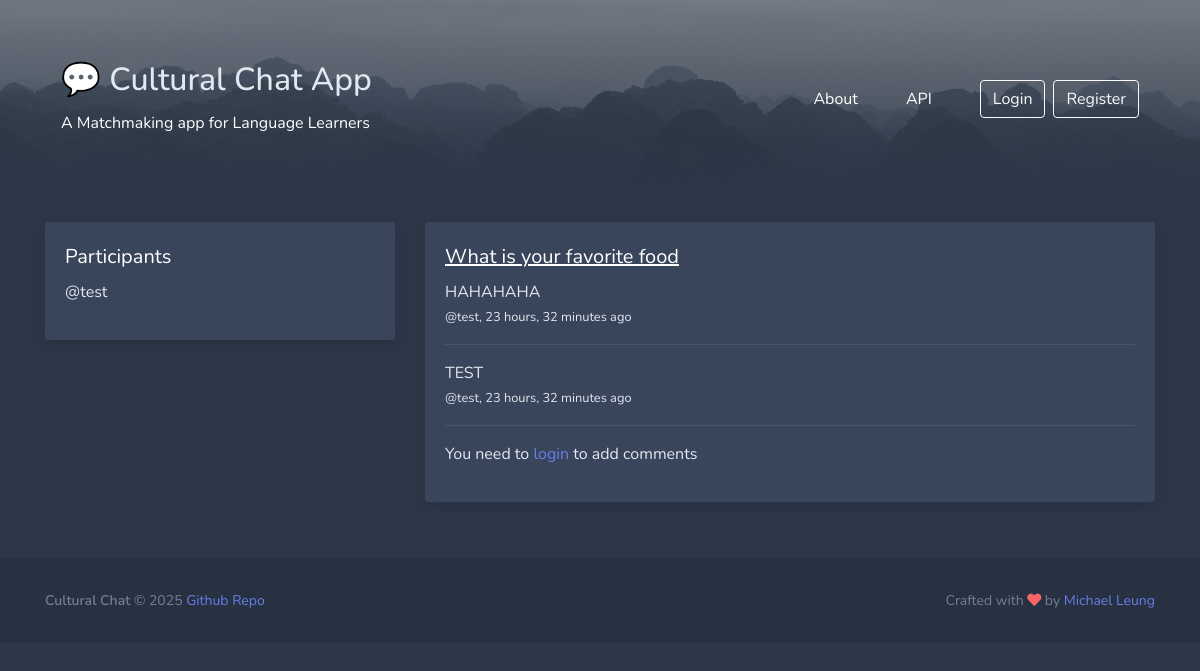
/room/11/, run on the app's committed database.
### chatapp/models.py (models this page shows, shortened)
class Room(models.Model):
    host = models.ForeignKey(User, on_delete=models.SET_NULL, null=True)
    topic = models.ForeignKey(Topic, on_delete=models.SET_NULL, null=True)
    name = models.CharField(max_length=200)
    description = models.TextField(null=True, blank=True)
    participants = models.ManyToManyField(User, related_name='participants', blank=True)
    updated = models.DateTimeField(auto_now=True)
    created = models.DateTimeField(auto_now_add=True)
    class Meta:
        ordering = ['-updated', '-created']

class Message(models.Model):
    user = models.ForeignKey(User, on_delete=models.CASCADE)
    room = models.ForeignKey(Room, on_delete=models.CASCADE)
    body = models.TextField()
    updated = models.DateTimeField(auto_now=True)
    created = models.DateTimeField(auto_now_add=True)
    class Meta:
        ordering = ['-updated', '-created']

### chatapp/views.py (the view, shortened to what this page needs)
# urls.py: path('room/<str:pk>/', views.room, name="room"),
def room(request, pk):
    room = Room.objects.get(id=pk)
    room_messages = room.message_set.all()
    participants = room.participants.all()
    context = {'room': room, 'room_messages': room_messages, 'participants': participants}
    return render(request, 'chatapp/room.html',  context)

### chatapp/templates/chatapp/room.html (shortened to what this page needs)
{% extends 'main.html' %} {% block content %}
<div class="container py-4">
  <div class="row">
    <div class="col-md-4">
      <div class="block">
        <div class="block-content">
          <div class="text-white font-size-lg fw-bold mb-2">Participants</div>
          {% for user in participants %}
          <div>
            <p>@{{user.username}}</p>
          </div>
          {% endfor %}
        </div>
      </div>
    </div>
    <div class="col-md-8">
      <div class="block">
        <div class="block-content">
          <div class="text-white font-size-lg fw-bold mb-2">
            <u>{{ room.name }}</u>
          </div>
          <div class="comment-wrapper">
            {% for message in room_messages %}
            <div>
              {{ message.body}}
              <p>
                <small
                >@{{message.user}}, {{message.created|timesince}} ago
              </small>
              </p>
              <hr />
            </div>
          {% endfor %}
          </div>
          {% if request.user.is_authenticated %}
          <div class="comment-form">
            <form method="POST" action="">
              {% csrf_token %}
              <input
                type="text"
                name="body"
                class="form-control"
                placeholder="Write your message here"
              />
              <input type="submit" class="btn btn-success mt-3" value="Send" />
            </form>
          </div>
          {% else %}
          <p>You need to <a href="{% url 'login' %}">login</a> to add comments</p>
          {% endif %}
        </div>
      </div>
    </div>
  </div>
</div>
{% endblock %}

### static/styles/main.css (style rules this page uses)
html, body { font-family: 'Nunito'; background: #2d3748; color: #e2e8f0; }
hr { border-top-color: #4A5568; }
.font-size-lg { font-size: 1.25rem; }
a, .btn.btn-link { color: #667eea; }
a, a:focus, a:hover, .btn.btn-link { text-decoration: none; }
.block { display: block; margin-bottom: 2rem; background-color: #39455b; border-radius: .25rem; box-shadow: 0 0.25rem 0.75rem rgba(26, 32, 44, 0.25); transition: box-shadow .12s ease-out; }
.block .block-content { padding: 1.25rem; }
.block .block-content:first-child { border-top-right-radius: .25rem; border-top-left-radius: .25rem; }
.block .block-content:last-child { border-bottom-right-radius: .25rem; border-bottom-left-radius: .25rem; }

### data on the page
Room: name "What is your favorite food"
Message: body "HAHAHAHA", user "test", created "23 hours, 32 minutes"
Message: body "TEST", user "test", created "23 hours, 32 minutes"

### other printed values
{{ user.username }} "test"
